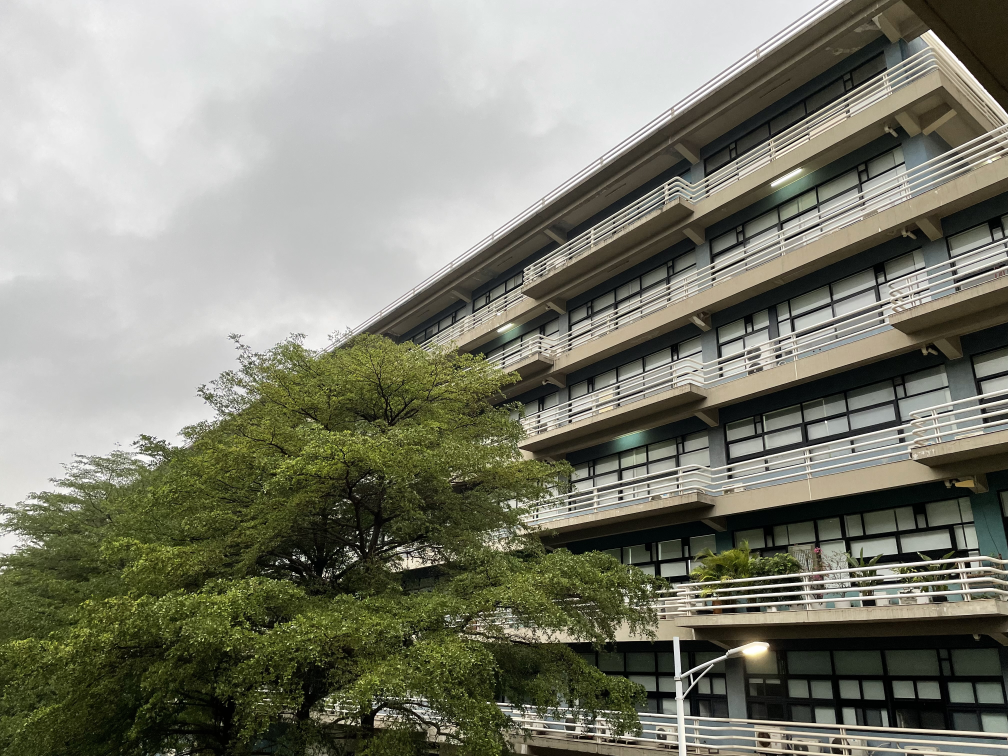
#> input picture images/91.jpg, 4032 x 3024 px, found by its file name (shown at 1/4 size); its folder holds only this picture in this run
$ python main.py
#> lines starting #> are read from the running program, lines starting #| are printed output that depends on the picture
from types import SimpleNamespace
import cv2
import numpy as np
import os
from Constant import *

def get_matcher(args):
    """
    Create a feature matcher based on the given arguments.
    """
    try_cuda = args.try_cuda
    matcher_type = args.matcher
    if args.match_conf is None:
        if args.features == 'orb':
            match_conf = 0.3
        else:
            match_conf = 0.65
    else:
        match_conf = args.match_conf
    range_width = args.rangewidth
    if matcher_type == "affine":
        matcher = cv.detail_AffineBestOf2NearestMatcher(False, try_cuda, match_conf)
    elif range_width == -1:
        matcher = cv.detail.BestOf2NearestMatcher_create(try_cuda, match_conf)
    else:
        pass
    return matcher

def get_compensator(args):
    """
    Create an exposure compensator based on the given arguments.
    """
    expos_comp_type = EXPOS_COMP_CHOICES[args.expos_comp]
    expos_comp_nr_feeds = args.expos_comp_nr_feeds
    expos_comp_block_size = args.expos_comp_block_size

    if expos_comp_type == cv.detail.ExposureCompensator_CHANNELS:
        compensator = cv.detail_ChannelsCompensator(expos_comp_nr_feeds)
    elif expos_comp_type == cv.detail.ExposureCompensator_CHANNELS_BLOCKS:
        compensator = cv.detail_BlocksChannelsCompensator(
            expos_comp_block_size, expos_comp_block_size,
            expos_comp_nr_feeds
        )
    else:
        compensator = cv.detail.ExposureCompensator_createDefault(expos_comp_type)
    return compensator


def main(path):
    """
    Main function for image stitching.

    Args:
        path (str): Path to the folder containing images to be stitched.

    Args details (args):
        try_cuda (bool): Whether to use CUDA acceleration if available.
        work_megapix (float): Resolution (in megapixels) for image feature extraction.
        features (str): Feature type to use ('orb', 'sift', etc.).
        matcher (str): Matcher type ('homography', 'affine', etc.).
        estimator (str): Camera parameter estimator type.
        match_conf (float or None): Confidence threshold for feature matching.
        conf_thresh (float): Confidence threshold for filtering matches.
        ba (str): Bundle adjustment cost function type.
        ba_refine_mask (str): Mask for bundle adjustment parameter refinement.
        wave_correct (str): Wave correction type ('horiz', 'vert', etc.).
        save_graph (str or None): Path to save the matches graph, or None to skip.
        warp (str): Warping type for image projection ('cylindrical', etc.).
        seam_megapix (float): Resolution (in megapixels) for seam estimation.
        seam (str): Seam finding method ('dp_color', etc.).
        compose_megapix (float): Resolution (in megapixels) for final composition.
        expos_comp (str): Exposure compensation method.
        expos_comp_nr_feeds (int): Number of exposure compensation feeds.
        expos_comp_nr_filtering (int): Number of exposure compensation filtering iterations.
        expos_comp_block_size (int): Block size for exposure compensation.
        blend (str): Blending method for panorama ('multiband', 'feather', etc.).
        blend_strength (int): Strength of blending.
        output (str): Output file name for the stitched result.
        timelapse (str or None): Timelapse mode ('as_is', 'crop', or None).
        rangewidth (int): Range width for matching (default -1 for all).
    """
#> called with path = '/AutoStitch/images'
    # Set default arguments for the stitching process
    args = {
        "try_cuda": True,
        "work_megapix": 0.6,
        "features": "orb",
        "matcher": "homography",
        "estimator": "homography",
        "match_conf": None,
        "conf_thresh": 1.0,
        "ba": "ray",
        "ba_refine_mask": "xxxxx",
        "wave_correct": 'horiz',
        "save_graph": None,
        "warp": 'cylindrical',
        "seam_megapix": 0.1,
        "seam": 'dp_color',
        "compose_megapix": 3,
        "expos_comp": "gain_blocks",
        "expos_comp_nr_feeds": 1,
        "expos_comp_nr_filtering": 2,
        "expos_comp_block_size": 32,
        "blend": 'multiband',
        "blend_strength": 5,
        "output": "time_test.jpg",
        "timelapse": None,
        "rangewidth": -1,
    }

    args = SimpleNamespace(**args)

    # Get all image file paths in the directory
    img_names = [path + '/' + folder for folder in os.listdir(path)]
    print(img_names)

    # Extract parameters from args
    work_megapix = args.work_megapix
    seam_megapix = args.seam_megapix
    compose_megapix = args.compose_megapix
    conf_thresh = args.conf_thresh
    ba_refine_mask = args.ba_refine_mask
    wave_correct = WAVE_CORRECT_CHOICES[args.wave_correct]
    if args.save_graph is None:
        save_graph = False
    else:
        save_graph = True
    warp_type = args.warp
    blend_type = args.blend
    blend_strength = args.blend_strength
    result_name = args.output

    # Timelapse mode check
    if args.timelapse is not None:
        timelapse = True
        if args.timelapse == "as_is":
            timelapse_type = cv.detail.Timelapser_AS_IS
        elif args.timelapse == "crop":
            timelapse_type = cv.detail.Timelapser_CROP
        else:
            print("Bad timelapse method")
            exit()
    else:
        timelapse = False

    finder = FEATURES_FIND_CHOICES[args.features]()
    seam_work_aspect = 1
    full_img_sizes = []
    features = []
    images = []
    is_work_scale_set = False
    is_seam_scale_set = False
    is_compose_scale_set = False

    # Read and preprocess all images
    for name in img_names:
        full_img = cv.imread(cv.samples.findFile(name))
#> full_img is the input picture: shape (3024, 4032, 3); mean B, G, R 113.4, 127.7, 126.9
        if full_img is None:
            exit()
        full_img_sizes.append((full_img.shape[1], full_img.shape[0]))
        if work_megapix < 0:
            img = full_img
            work_scale = 1
            is_work_scale_set = True
        else:
            if is_work_scale_set is False:
                work_scale = min(1.0, np.sqrt(work_megapix * 1e6 / (full_img.shape[0] * full_img.shape[1])))
#> work_scale = 0.222
                is_work_scale_set = True
            img = cv.resize(src=full_img, dsize=None, fx=work_scale, fy=work_scale, interpolation=cv.INTER_LINEAR_EXACT)
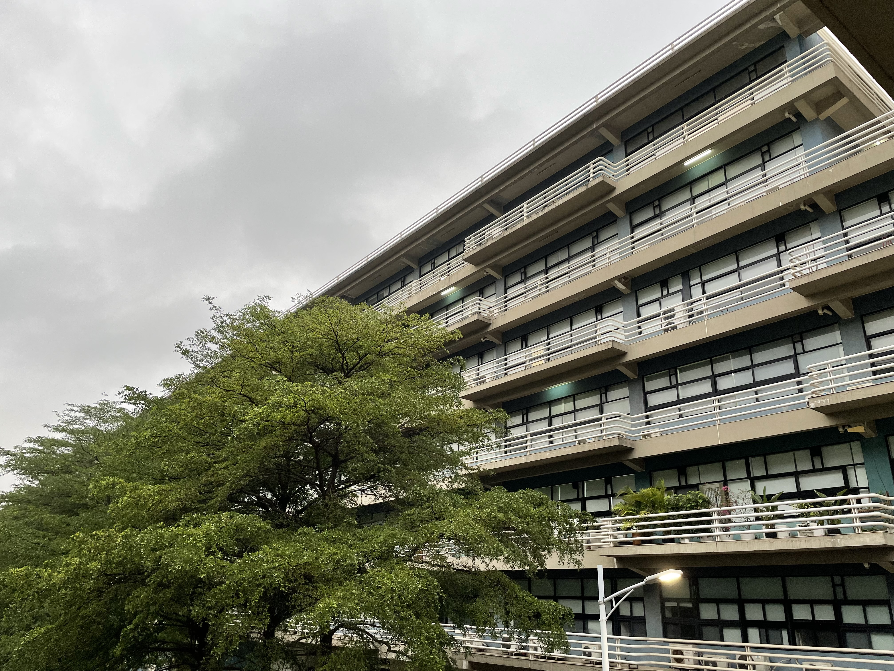
#> img: shape (671, 894, 3); mean B, G, R 113.4, 127.7, 126.9
        if is_seam_scale_set is False:
            seam_scale = min(1.0, np.sqrt(seam_megapix * 1e6 / (full_img.shape[0] * full_img.shape[1])))
#> seam_scale = 0.0906
            seam_work_aspect = seam_scale / work_scale
#> seam_work_aspect = 0.408
            is_seam_scale_set = True
        img_feat = cv.detail.computeImageFeatures2(finder, img)
        features.append(img_feat)
        img = cv.resize(src=full_img, dsize=None, fx=seam_scale, fy=seam_scale, interpolation=cv.INTER_LINEAR_EXACT)
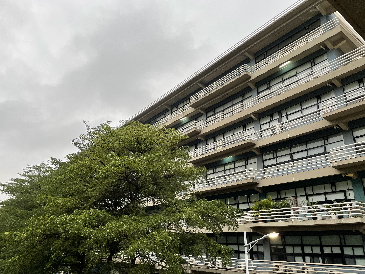
#> img: shape (274, 365, 3); mean B, G, R 113.5, 127.8, 127
        images.append(img)

    # Feature matching
    matcher = get_matcher(args)
    p = matcher.apply2(features)
    matcher.collectGarbage()

    # Optionally save the matches graph
    if save_graph:
        with open(args.save_graph, 'w') as fh:
            fh.write(cv.detail.matchesGraphAsString(img_names, p, conf_thresh))

    # Keep only the largest connected component
    indices = cv.detail.leaveBiggestComponent(features, p, conf_thresh)
#> indices = [0]
    img_subset = []
    img_names_subset = []
    full_img_sizes_subset = []
    for i in range(len(indices)):
        img_names_subset.append(img_names[indices[i]])
        img_subset.append(images[indices[i]])
        full_img_sizes_subset.append(full_img_sizes[indices[i]])
#> this loop made 1 pass
#> after the loop, full_img_sizes_subset = [(4032, 3024)]; img_names_subset = ['/AutoStitch/images/91.jpg']; img_subset = 1 item
    images = img_subset
#> images = 1 item
    img_names = img_names_subset
#> img_names = ['/AutoStitch/images/91.jpg']
    full_img_sizes = full_img_sizes_subset
#> full_img_sizes = [(4032, 3024)]
    num_images = len(img_names)
#> num_images = 1
    if num_images < 2:
        print("Need more images")
        exit()
#> (the program exits here)
